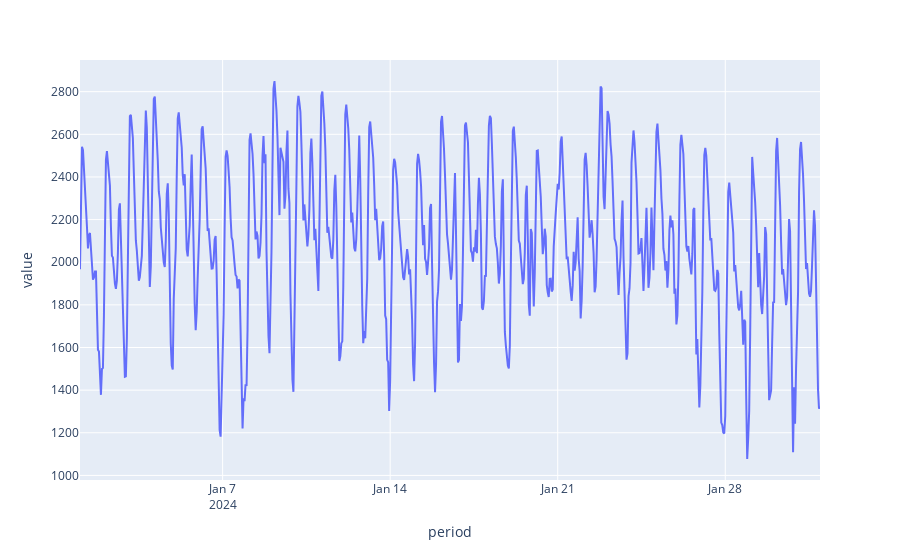

The notebook cell this image was saved under:
### Code cell
px.line(df1.data, x="period", y="value")

### Figure 1 — Plotly figure (JSON) as saved in the notebook; plotly's stock layout.template omitted (floating-point values rounded to 4 significant figures; data arrays with more than 128 entries replaced by an {"elided": "..."} marker saying what was removed)
{"data": [{"hovertemplate": "period=%{x}<br>value=%{y}<extra></extra>", "legendgroup": "", "line": {"color": "#636efa", "dash": "solid"}, "marker": {"symbol": "circle"}, "mode": "lines", "name": "", "orientation": "v", "showlegend": false, "type": "scatter", "x": {"elided": "743 str values"}, "xaxis": "x", "y": {"elided": "743 int values"}, "yaxis": "y"}], "layout": {"legend": {"tracegroupgap": 0}, "margin": {"t": 60}, "xaxis": {"anchor": "y", "domain": [0, 1], "title": {"text": "period"}}, "yaxis": {"anchor": "x", "domain": [0, 1], "title": {"text": "value"}}}}
